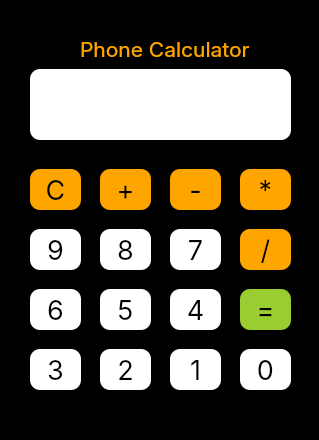
<?xml version="1.0" encoding="UTF-8"?>
<ui version="4.0">
 <class>calculator</class>
 <widget class="QMainWindow" name="calculator">
  <property name="geometry">
   <rect>
    <x>0</x>
    <y>0</y>
    <width>319</width>
    <height>440</height>
   </rect>
  </property>
  <property name="windowTitle">
   <string>calculator</string>
  </property>
  <property name="styleSheet">
   <string notr="true">background-color:black</string>
  </property>
  <widget class="QWidget" name="centralwidget">
   <widget class="QLineEdit" name="outputLineEdit">
    <property name="geometry">
     <rect>
      <x>30</x>
      <y>50</y>
      <width>261</width>
      <height>71</height>
     </rect>
    </property>
    <property name="font">
     <font>
      <pointsize>40</pointsize>
     </font>
    </property>
    <property name="styleSheet">
     <string notr="true">background-color:white;
border-radius:10%;</string>
    </property>
   </widget>
   <widget class="QLabel" name="mainTitleLabel">
    <property name="geometry">
     <rect>
      <x>80</x>
      <y>20</y>
      <width>181</width>
      <height>21</height>
     </rect>
    </property>
    <property name="font">
     <font>
      <family>Inter</family>
      <pointsize>16</pointsize>
      <weight>50</weight>
      <italic>false</italic>
      <bold>false</bold>
     </font>
    </property>
    <property name="styleSheet">
     <string notr="true">color:orange;
</string>
    </property>
    <property name="text">
     <string>Phone Calculator</string>
    </property>
   </widget>
   <widget class="QPushButton" name="addButton">
    <property name="geometry">
     <rect>
      <x>100</x>
      <y>150</y>
      <width>51</width>
      <height>41</height>
     </rect>
    </property>
    <property name="font">
     <font>
      <family>Inter</family>
      <pointsize>20</pointsize>
     </font>
    </property>
    <property name="styleSheet">
     <string notr="true">background-color:orange;
color:black;
border-radius:10px;
</string>
    </property>
    <property name="text">
     <string>+</string>
    </property>
   </widget>
   <widget class="QPushButton" name="subButton">
    <property name="geometry">
     <rect>
      <x>170</x>
      <y>150</y>
      <width>51</width>
      <height>41</height>
     </rect>
    </property>
    <property name="font">
     <font>
      <family>Inter</family>
      <pointsize>20</pointsize>
     </font>
    </property>
    <property name="styleSheet">
     <string notr="true">background-color:orange;
color:black;
border-radius:10px;
</string>
    </property>
    <property name="text">
     <string>-</string>
    </property>
   </widget>
   <widget class="QPushButton" name="mulButton">
    <property name="geometry">
     <rect>
      <x>240</x>
      <y>150</y>
      <width>51</width>
      <height>41</height>
     </rect>
    </property>
    <property name="font">
     <font>
      <family>Inter</family>
      <pointsize>20</pointsize>
     </font>
    </property>
    <property name="styleSheet">
     <string notr="true">background-color:orange;
color:black;
border-radius:10px;
</string>
    </property>
    <property name="text">
     <string>*</string>
    </property>
   </widget>
   <widget class="QPushButton" name="eightButton">
    <property name="geometry">
     <rect>
      <x>100</x>
      <y>210</y>
      <width>51</width>
      <height>41</height>
     </rect>
    </property>
    <property name="font">
     <font>
      <family>Inter</family>
      <pointsize>20</pointsize>
     </font>
    </property>
    <property name="styleSheet">
     <string notr="true">background-color:white;
color:black;
border-radius:10px;
</string>
    </property>
    <property name="text">
     <string>8</string>
    </property>
   </widget>
   <widget class="QPushButton" name="nineButton">
    <property name="geometry">
     <rect>
      <x>30</x>
      <y>210</y>
      <width>51</width>
      <height>41</height>
     </rect>
    </property>
    <property name="font">
     <font>
      <family>Inter</family>
      <pointsize>20</pointsize>
     </font>
    </property>
    <property name="styleSheet">
     <string notr="true">background-color:white;
color:black;
border-radius:10px;
</string>
    </property>
    <property name="text">
     <string>9</string>
    </property>
   </widget>
   <widget class="QPushButton" name="divButton">
    <property name="geometry">
     <rect>
      <x>240</x>
      <y>210</y>
      <width>51</width>
      <height>41</height>
     </rect>
    </property>
    <property name="font">
     <font>
      <family>Inter</family>
      <pointsize>20</pointsize>
     </font>
    </property>
    <property name="styleSheet">
     <string notr="true">background-color:orange;
color:black;
border-radius:10px;
</string>
    </property>
    <property name="text">
     <string>/</string>
    </property>
   </widget>
   <widget class="QPushButton" name="fiveButton">
    <property name="geometry">
     <rect>
      <x>100</x>
      <y>270</y>
      <width>51</width>
      <height>41</height>
     </rect>
    </property>
    <property name="font">
     <font>
      <family>Inter</family>
      <pointsize>20</pointsize>
     </font>
    </property>
    <property name="styleSheet">
     <string notr="true">background-color:white;
color:black;
border-radius:10px;
</string>
    </property>
    <property name="text">
     <string>5</string>
    </property>
   </widget>
   <widget class="QPushButton" name="sixButton">
    <property name="geometry">
     <rect>
      <x>30</x>
      <y>270</y>
      <width>51</width>
      <height>41</height>
     </rect>
    </property>
    <property name="font">
     <font>
      <family>Inter</family>
      <pointsize>20</pointsize>
     </font>
    </property>
    <property name="styleSheet">
     <string notr="true">background-color:white;
color:black;
border-radius:10px;
</string>
    </property>
    <property name="text">
     <string>6</string>
    </property>
   </widget>
   <widget class="QPushButton" name="sevenButton">
    <property name="geometry">
     <rect>
      <x>170</x>
      <y>210</y>
      <width>51</width>
      <height>41</height>
     </rect>
    </property>
    <property name="font">
     <font>
      <family>Inter</family>
      <pointsize>20</pointsize>
     </font>
    </property>
    <property name="styleSheet">
     <string notr="true">background-color:white;
color:black;
border-radius:10px;
</string>
    </property>
    <property name="text">
     <string>7</string>
    </property>
   </widget>
   <widget class="QPushButton" name="zeroButton">
    <property name="geometry">
     <rect>
      <x>240</x>
      <y>330</y>
      <width>51</width>
      <height>41</height>
     </rect>
    </property>
    <property name="font">
     <font>
      <family>Inter</family>
      <pointsize>20</pointsize>
     </font>
    </property>
    <property name="styleSheet">
     <string notr="true">background-color:white;
color:black;
border-radius:10px;
</string>
    </property>
    <property name="text">
     <string>0</string>
    </property>
   </widget>
   <widget class="QPushButton" name="oneButton">
    <property name="geometry">
     <rect>
      <x>170</x>
      <y>330</y>
      <width>51</width>
      <height>41</height>
     </rect>
    </property>
    <property name="font">
     <font>
      <family>Inter</family>
      <pointsize>20</pointsize>
     </font>
    </property>
    <property name="styleSheet">
     <string notr="true">background-color:white;
color:black;
border-radius:10px;
</string>
    </property>
    <property name="text">
     <string>1</string>
    </property>
   </widget>
   <widget class="QPushButton" name="fourButton">
    <property name="geometry">
     <rect>
      <x>170</x>
      <y>270</y>
      <width>51</width>
      <height>41</height>
     </rect>
    </property>
    <property name="font">
     <font>
      <family>Inter</family>
      <pointsize>20</pointsize>
     </font>
    </property>
    <property name="styleSheet">
     <string notr="true">background-color:white;
color:black;
border-radius:10px;
</string>
    </property>
    <property name="text">
     <string>4</string>
    </property>
   </widget>
   <widget class="QPushButton" name="twoButton">
    <property name="geometry">
     <rect>
      <x>100</x>
      <y>330</y>
      <width>51</width>
      <height>41</height>
     </rect>
    </property>
    <property name="font">
     <font>
      <family>Inter</family>
      <pointsize>20</pointsize>
     </font>
    </property>
    <property name="styleSheet">
     <string notr="true">background-color:white;
color:black;
border-radius:10px;
</string>
    </property>
    <property name="text">
     <string>2</string>
    </property>
   </widget>
   <widget class="QPushButton" name="threeButton">
    <property name="geometry">
     <rect>
      <x>30</x>
      <y>330</y>
      <width>51</width>
      <height>41</height>
     </rect>
    </property>
    <property name="font">
     <font>
      <family>Inter</family>
      <pointsize>20</pointsize>
     </font>
    </property>
    <property name="styleSheet">
     <string notr="true">background-color:white;
color:black;
border-radius:10px;
</string>
    </property>
    <property name="text">
     <string>3</string>
    </property>
   </widget>
   <widget class="QPushButton" name="resultButton">
    <property name="geometry">
     <rect>
      <x>240</x>
      <y>270</y>
      <width>51</width>
      <height>41</height>
     </rect>
    </property>
    <property name="font">
     <font>
      <family>Inter</family>
      <pointsize>20</pointsize>
     </font>
    </property>
    <property name="styleSheet">
     <string notr="true">background-color:yellowgreen;
color:black;
border-radius:10px;
</string>
    </property>
    <property name="text">
     <string>=</string>
    </property>
   </widget>
   <widget class="QPushButton" name="clearButton">
    <property name="geometry">
     <rect>
      <x>30</x>
      <y>150</y>
      <width>51</width>
      <height>41</height>
     </rect>
    </property>
    <property name="font">
     <font>
      <family>Inter</family>
      <pointsize>20</pointsize>
     </font>
    </property>
    <property name="styleSheet">
     <string notr="true">background-color:orange;
color:black;
border-radius:10px;
</string>
    </property>
    <property name="text">
     <string>C</string>
    </property>
   </widget>
  </widget>
  <widget class="QMenuBar" name="menubar">
   <property name="geometry">
    <rect>
     <x>0</x>
     <y>0</y>
     <width>319</width>
     <height>20</height>
    </rect>
   </property>
   <widget class="QMenu" name="menuPhone_Calculator">
    <property name="title">
     <string>Phone Calculator</string>
    </property>
   </widget>
   <addaction name="menuPhone_Calculator"/>
  </widget>
  <widget class="QStatusBar" name="statusbar"/>
 </widget>
 <resources/>
 <connections/>
</ui>
